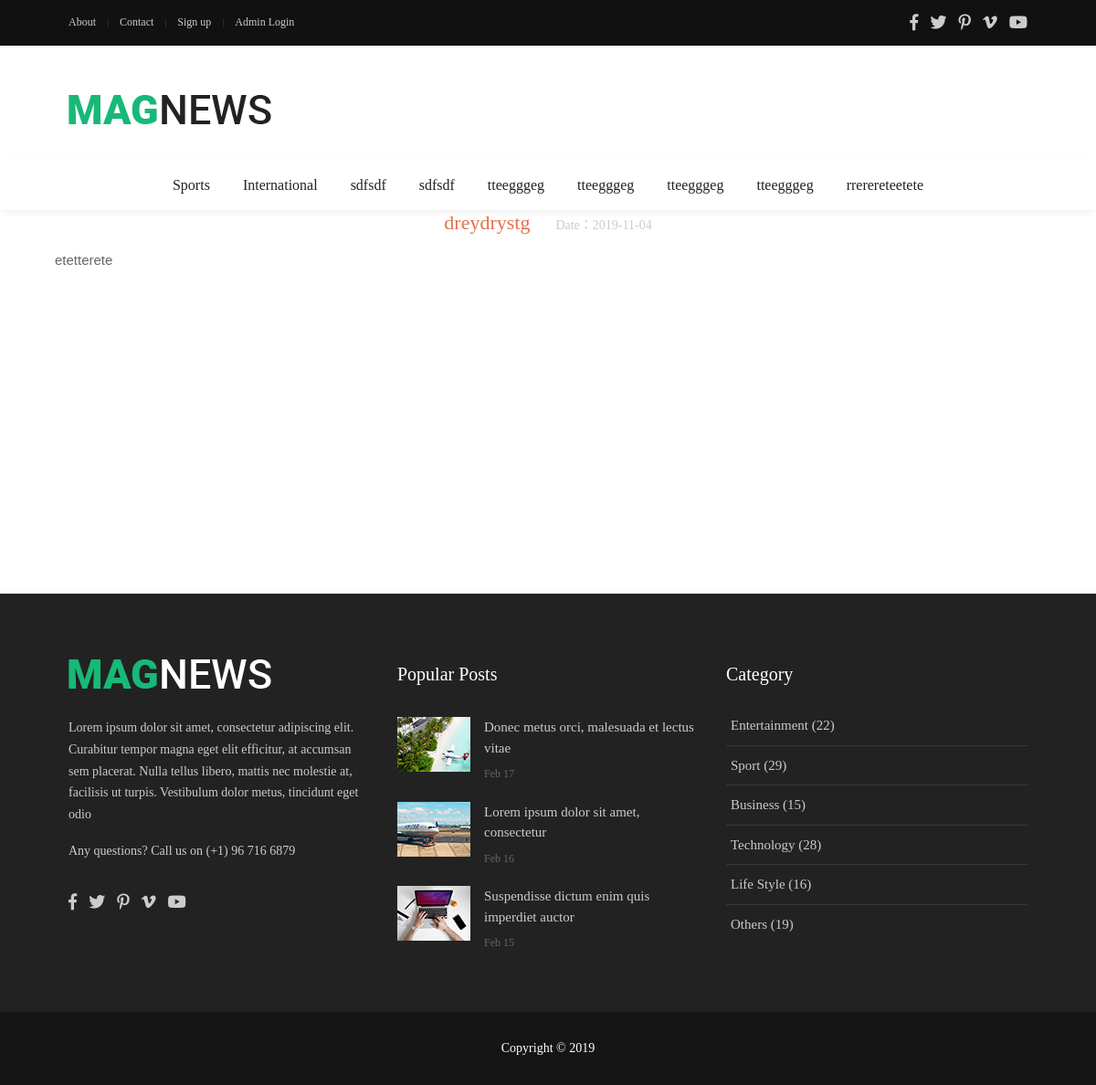
Page /view_news.php?id=2 on the committed database.
### tables this page shows
CREATE TABLE IF NOT EXISTS `category` (
  `id` int(11) NOT NULL AUTO_INCREMENT,
  `catname` varchar(20) NOT NULL,
  `catdes` text NOT NULL,
  PRIMARY KEY (`id`)
);

CREATE TABLE IF NOT EXISTS `news` (
  `id` int(11) NOT NULL AUTO_INCREMENT,
  `newsdate` varchar(32) NOT NULL,
  `staff_name_id` int(11) NOT NULL,
  `category_id` int(11) NOT NULL,
  `subcat_id` int(11) NOT NULL,
  `headline` varchar(128) NOT NULL,
  `news` text NOT NULL,
  `Is_Active` int(11) DEFAULT NULL,
  PRIMARY KEY (`id`)
);

### view_news.php (the view)
<?php
	require_once 'connection.php';
	include('header.php');
	$id = intval($_GET['id']);
	$sql = "select * from news where id=$id";
	$query = $conn->query($sql);
	if($query && $query->num_rows){
		$row = $query->fetch_assoc();
	}else{
		echo "News does not exist";
		exit;
	}
?>
<body>
		<div class="container">
			<div class="row">
	<div class="bg-img1 size-a-3 how1 pos-relative">
<h3 class="f1-l-2 cl14 p-b-16 txt-center respon2"> <?php echo $row['headline'] ?><span style="color:#ccc;font-size:14px;">　　Date：<?php echo $row['newsdate'];?></span></h3>
			<div class="entry">
	<p><?php echo $row['news']?></p>
		</div>
				</div>
			</div>
	</div>
</body>
<?php
	include('footer.php');
				?>

### header.php (shortened to what this page needs)
<!DOCTYPE html>
<html lang="en">
<head>
	<link rel="stylesheet" type="text/css" href="vendor/bootstrap/css/bootstrap.css">
	<link rel="stylesheet" type="text/css" href="fonts/fontawesome-5.0.8/css/fontawesome-all.css">
	<link rel="stylesheet" type="text/css" href="fonts/iconic/css/material-design-iconic-font.css">
	<link rel="stylesheet" type="text/css" href="vendor/animate/animate.css">
	<link rel="stylesheet" type="text/css" href="vendor/css-hamburgers/hamburgers.css">
	<link rel="stylesheet" type="text/css" href="vendor/animsition/css/animsition.css">
	<link rel="stylesheet" type="text/css" href="css/util.css">
	<link rel="stylesheet" type="text/css" href="css/main.css">
</head>
<body class="animsition">
	<header>
		<div class="container-menu-desktop">
			<div class="topbar">
				<div class="content-topbar container h-100">
					<div class="left-topbar">
						<a href="about.php" class="left-topbar-item">
							About
						</a>
						<a href="contact.php" class="left-topbar-item">
							Contact
						</a>
						<a href="signup.php" class="left-topbar-item">
							Sign up
						</a>
						<a href="login.php" class="left-topbar-item">
							Admin Login
						</a>
					</div>
					<div class="right-topbar">
						<a href="#">
							<span class="fab fa-facebook-f"></span>
						</a>
						<a href="#">
							<span class="fab fa-twitter"></span>
						</a>
						<a href="#">
							<span class="fab fa-pinterest-p"></span>
						</a>
						<a href="#">
							<span class="fab fa-vimeo-v"></span>
						</a>
						<a href="#">
							<span class="fab fa-youtube"></span>
						</a>
					</div>
				</div>
			</div>
			<div class="wrap-logo container">
				<div class="logo">
					<a href="index.php"><img src="images/icons/logo-01.png" alt="LOGO"></a>
				</div>
			</div>
			<div class="wrap-main-nav">
				<div class="main-nav">
					<nav class="menu-desktop">
						<ul class="main-menu">
												<?php
						$sql2 = "SELECT id,catname FROM category";
						$result2 = $conn->query($sql2);
						while($row2 = mysqli_fetch_array($result2))
						{
						$catid = $row2['id'];
							echo "<li><a href='news-category.php?catid=$catid'>".$row2['catname']."</a>";
							echo "</li>";
						}
					?>
						</ul>
					</nav>
				</div>
			</div>
		</div>
	</header>

### css/main.css (style rules this page uses)
.container { max-width: 1080px; }
.topbar { background-color: #111; }
.content-topbar { min-height: 50px; display: -webkit-box; display: -webkit-flex; display: -moz-box; display: -ms-flexbox; display: flex; justify-content: space-between; align-items: center; }
.left-topbar { display: -webkit-box; display: -webkit-flex; display: -moz-box; display: -ms-flexbox; display: flex; flex-wrap: wrap; justify-content: center; align-items: center; margin-left: -13px; margin-right: -13px; }
.left-topbar-item { font-family: Roboto-Regular; font-size: 12px; color: #ccc; line-height: 1.8; padding: 0 13px; position: relative; transition: all 0.3s; -o-transition: all 0.3s; -moz-transition: all 0.3s; -webkit-transition: all 0.3s; }
.left-topbar-item::before { content: ""; display: block; position: absolute; width: 1px; height: 10px; background-color: #fff; opacity: 0.1; left: 0; top: calc(50% - 5px); }
.left-topbar-item:first-child:before { display: none; }
.right-topbar { margin-left: -4px; margin-right: -4px; }
.right-topbar a { font-size: 18px; color: #ccc; line-height: 1.5; margin: 0 4px; transition: all 0.3s; -o-transition: all 0.3s; -moz-transition: all 0.3s; -webkit-transition: all 0.3s; }
.wrap-logo { display: -webkit-box; display: -webkit-flex; display: -moz-box; display: -ms-flexbox; display: flex; justify-content: space-between; align-items: center; height: 125px; padding-top: 25px; padding-bottom: 10px; }
.logo { width: 25%; height: 100%; display: -webkit-box; display: -webkit-flex; display: -moz-box; display: -ms-flexbox; display: flex; justify-content: flex-start; align-items: center; }
.logo img { max-width: 100%; max-height: 50%; }
.wrap-main-nav { width: 100%; height: 55px; z-index: 1000; position: relative; }
.main-nav { width: 100%; height: 55px; background-color: #fff; box-shadow: 0 3px 8px 0px rgba(0,0,0,0.05); -moz-box-shadow: 0 3px 8px 0px rgba(0,0,0,0.05); -webkit-box-shadow: 0 3px 8px 0px rgba(0,0,0,0.05); -o-box-shadow: 0 3px 8px 0px rgba(0,0,0,0.05); -ms-box-shadow: 0 3px 8px 0px rgba(0,0,0,0.05); -webkit-transform: translateY(0%); -moz-transform: translateY(0%); -ms-transform: translateY(0%); -o-transform: translateY(0%); transform: translateY(0%); }
.menu-desktop { max-width: calc(100% - 30px); width: 1050px; margin: 0 auto; height: 55px; position: relative; }
.main-menu { list-style-type: none; margin: 0; height: 100%; justify-content: center; display: -webkit-box; display: -webkit-flex; display: -moz-box; display: -ms-flexbox; display: flex; align-items: center; }
.main-menu > li { height: 100%; position: relative; }
.main-menu > li > a { font-family: Roboto-Medium; font-size: 16px; line-height: 1.5; color: #222; position: relative; display: -webkit-box; display: -webkit-flex; display: -moz-box; display: -ms-flexbox; display: flex; align-items: center; height: 100%; padding: 5px 0px; margin: 0 18px; transition: all 0.3s; -o-transition: all 0.3s; -moz-transition: all 0.3s; -webkit-transition: all 0.3s; }
.main-menu > li > a::before { content: ""; display: block; position: absolute; width: calc(100% + 36px); height: 5px; bottom: 0; left: -18px; background-color: #e6e6e6; transition: all 0.3s; -webkit-transition: all 0.3s; -o-transition: all 0.3s; -moz-transition: all 0.3s; -webkit-transform: scaleX(0); -moz-transform: scaleX(0); -ms-transform: scaleX(0); -o-transform: scaleX(0); transform: scaleX(0); }
.main-menu > li > a::after { font-size: 16px; color: #222; line-height: 1.5; margin-left: 6px; margin-bottom: 1px; transition: all 0.3s; -webkit-transition: all 0.3s; -o-transition: all 0.3s; -moz-transition: all 0.3s; }
body { padding-right: 0px !important; }
.cl14 { color: #e3724a; }
.f1-l-2 { font-family: Roboto-Medium; font-size: 22px; line-height: 1.272727; }
.size-a-3 { width: 100%; height: 420px; }
.bg-img1 { background-position: center center; background-repeat: no-repeat; background-size: cover; }
.how1 { position: relative; }

### rows in the picture
category: catname "Sports"
category: catname "International"
category: catname "sdfsdf"
category: catname "sdfsdf"
category: catname "tteegggeg"
category: catname "tteegggeg"
category: catname "tteegggeg"
category: catname "tteegggeg"
category: catname "rrerereteetete"
news: headline "dreydrystg", newsdate "2019-11-04", news "etetterete"
